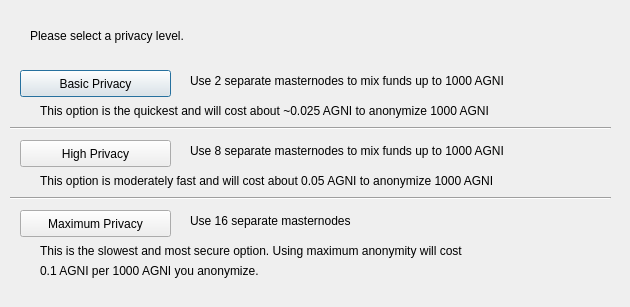
<?xml version="1.0" encoding="UTF-8"?>
<ui version="4.0">
 <class>DarksendConfig</class>
 <widget class="QDialog" name="DarksendConfig">
  <property name="geometry">
   <rect>
    <x>0</x>
    <y>0</y>
    <width>630</width>
    <height>307</height>
   </rect>
  </property>
  <property name="windowTitle">
   <string>Configure PrivateSend</string>
  </property>
  <widget class="QPushButton" name="buttonBasic">
   <property name="geometry">
    <rect>
     <x>20</x>
     <y>70</y>
     <width>151</width>
     <height>27</height>
    </rect>
   </property>
   <property name="text">
    <string>Basic Privacy</string>
   </property>
  </widget>
  <widget class="QPushButton" name="buttonHigh">
   <property name="geometry">
    <rect>
     <x>20</x>
     <y>140</y>
     <width>151</width>
     <height>27</height>
    </rect>
   </property>
   <property name="text">
    <string>High Privacy</string>
   </property>
  </widget>
  <widget class="QPushButton" name="buttonMax">
   <property name="geometry">
    <rect>
     <x>20</x>
     <y>210</y>
     <width>151</width>
     <height>27</height>
    </rect>
   </property>
   <property name="text">
    <string>Maximum Privacy</string>
   </property>
  </widget>
  <widget class="QLabel" name="label">
   <property name="geometry">
    <rect>
     <x>30</x>
     <y>20</y>
     <width>571</width>
     <height>31</height>
    </rect>
   </property>
   <property name="text">
    <string>Please select a privacy level.</string>
   </property>
  </widget>
  <widget class="QLabel" name="label_2">
   <property name="geometry">
    <rect>
     <x>190</x>
     <y>70</y>
     <width>421</width>
     <height>21</height>
    </rect>
   </property>
   <property name="text">
    <string>Use 2 separate masternodes to mix funds up to 1000 AGNI</string>
   </property>
  </widget>
  <widget class="QLabel" name="label_3">
   <property name="geometry">
    <rect>
     <x>190</x>
     <y>140</y>
     <width>411</width>
     <height>21</height>
    </rect>
   </property>
   <property name="text">
    <string>Use 8 separate masternodes to mix funds up to 1000 AGNI</string>
   </property>
  </widget>
  <widget class="QLabel" name="label_4">
   <property name="geometry">
    <rect>
     <x>190</x>
     <y>210</y>
     <width>421</width>
     <height>21</height>
    </rect>
   </property>
   <property name="text">
    <string>Use 16 separate masternodes</string>
   </property>
  </widget>
  <widget class="QLabel" name="label_6">
   <property name="geometry">
    <rect>
     <x>40</x>
     <y>100</y>
     <width>561</width>
     <height>21</height>
    </rect>
   </property>
   <property name="text">
    <string>This option is the quickest and will cost about ~0.025 AGNI to anonymize 1000 AGNI</string>
   </property>
  </widget>
  <widget class="QLabel" name="label_7">
   <property name="geometry">
    <rect>
     <x>40</x>
     <y>170</y>
     <width>561</width>
     <height>21</height>
    </rect>
   </property>
   <property name="text">
    <string>This option is moderately fast and will cost about 0.05 AGNI to anonymize 1000 AGNI</string>
   </property>
  </widget>
  <widget class="QLabel" name="label_8">
   <property name="geometry">
    <rect>
     <x>40</x>
     <y>240</y>
     <width>561</width>
     <height>21</height>
    </rect>
   </property>
   <property name="text">
    <string>This is the slowest and most secure option. Using maximum anonymity will cost</string>
   </property>
  </widget>
  <widget class="QLabel" name="label_9">
   <property name="geometry">
    <rect>
     <x>40</x>
     <y>260</y>
     <width>561</width>
     <height>21</height>
    </rect>
   </property>
   <property name="text">
    <string>0.1 AGNI per 1000 AGNI you anonymize.</string>
   </property>
  </widget>
  <widget class="Line" name="line">
   <property name="geometry">
    <rect>
     <x>10</x>
     <y>120</y>
     <width>601</width>
     <height>16</height>
    </rect>
   </property>
   <property name="orientation">
    <enum>Qt::Horizontal</enum>
   </property>
  </widget>
  <widget class="Line" name="line_2">
   <property name="geometry">
    <rect>
     <x>10</x>
     <y>190</y>
     <width>601</width>
     <height>16</height>
    </rect>
   </property>
   <property name="orientation">
    <enum>Qt::Horizontal</enum>
   </property>
  </widget>
 </widget>
 <resources/>
 <connections/>
</ui>
